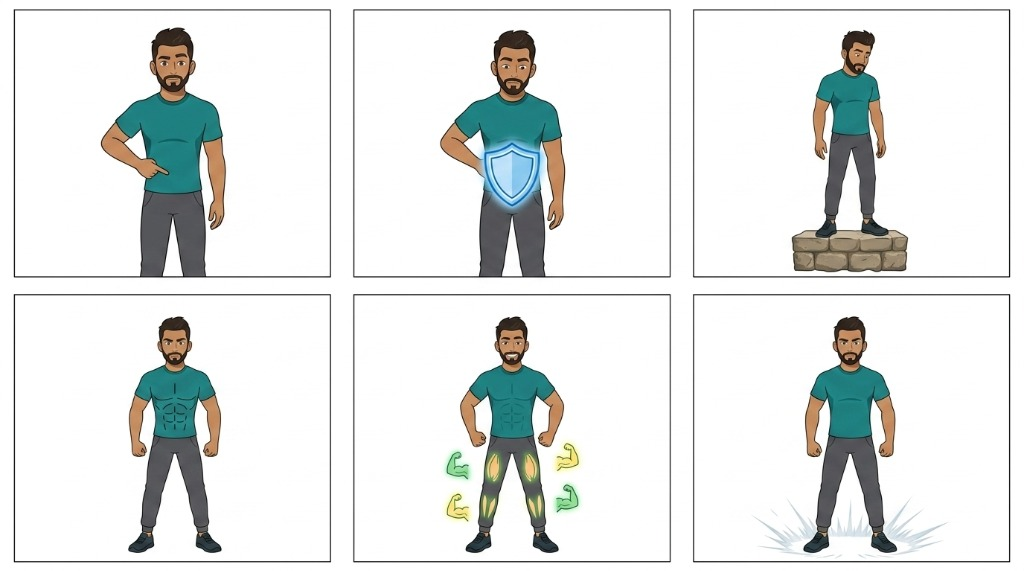
#> input picture test_images/user_test_1_muscles.jpg, 1024 x 571 px; its folder holds only this picture in this run
$ python test_dynamic_border_detection.py
#> lines starting #> are read from the running program, lines starting #| are printed output that depends on the picture; after the words box and inside, x2 and y2 are one past the last pixel; in counts of white or black regions, pixels touching at a corner belong together
#> in test_on_all_images, img is the input picture: shape (571, 1024, 3); mean B, G, R 230.1, 231.5, 228.6
#| Image: user_test_1_muscles.jpg (1024x571)
### experiments/modular_pipeline/m1_panel_extractor.py
"""
Module 1: Dynamic Panel Extractor & Border Stripper
File: experiments/modular_pipeline/m1_panel_extractor.py

Responsibilities:
1. Discovers all panels dynamically from the master image.
2. Sorts panels into standard reading order.
3. Strips the outer border frames to yield pristine interior crops.
"""
import cv2
import numpy as np
from typing import List, Dict, Any

class DynamicPanelExtractor:
    @staticmethod
    def extract_panels(image_bgr: np.ndarray, border_inset: int = 4) -> List[Dict[str, Any]]:
        """
        Dynamically detects panel boxes and extracts border-free interior crops.
        """
#> called with border_inset = 0
        ih, iw = image_bgr.shape[:2]

        # Multi-channel ink distance from white
        diff = 255.0 - image_bgr.astype(np.float32)
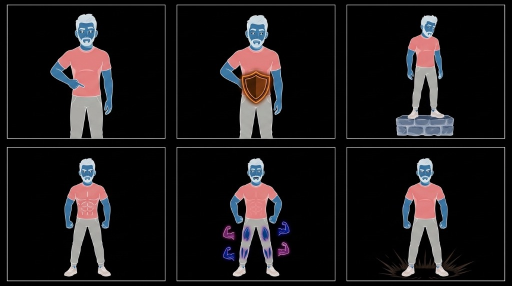
#> diff: shape (571, 1024, 3) float32 (shown at 1/2 size); mean B, G, R 24.9, 23.5, 26.4
        dist_from_white = np.max(diff, axis=2)
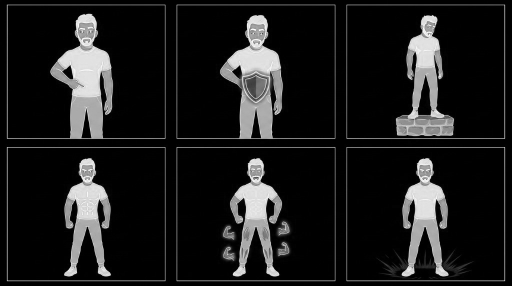
#> dist_from_white: shape (571, 1024) float32 (shown at 1/2 size); min 0, max 255, mean 29.4
        ink_bin = (dist_from_white > 26.0).astype(np.uint8) * 255
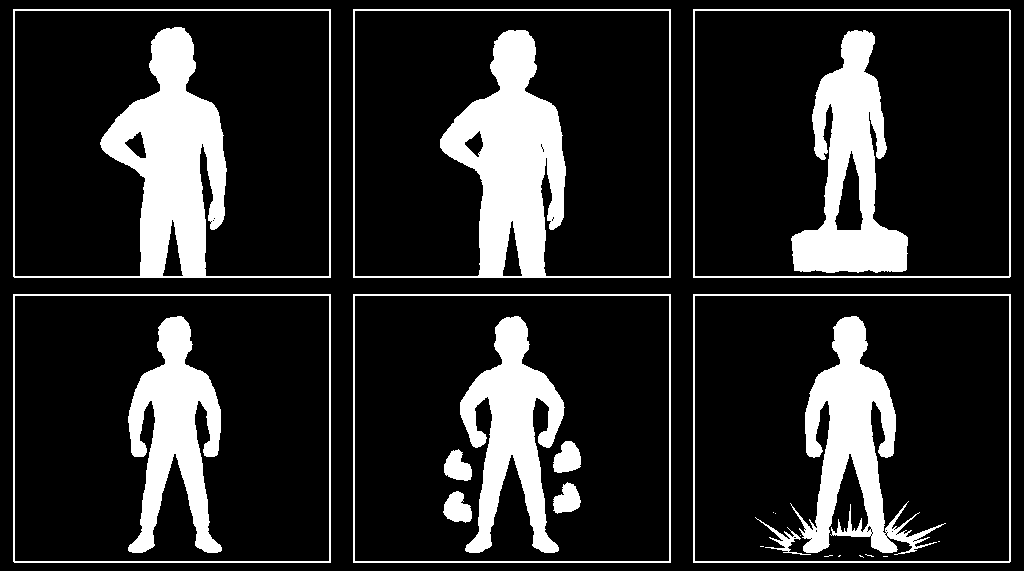
#> ink_bin: shape (571, 1024); 17.1% white; 25 white regions (10 under 20 px), largest, box (x1, y1, x2, y2) and area: (353, 9, 671, 278) 19316, (13, 9, 331, 278) 19136, (791, 30, 908, 273) 13496

        num_cc, cc_labels, cc_stats, _ = cv2.connectedComponentsWithStats(ink_bin)
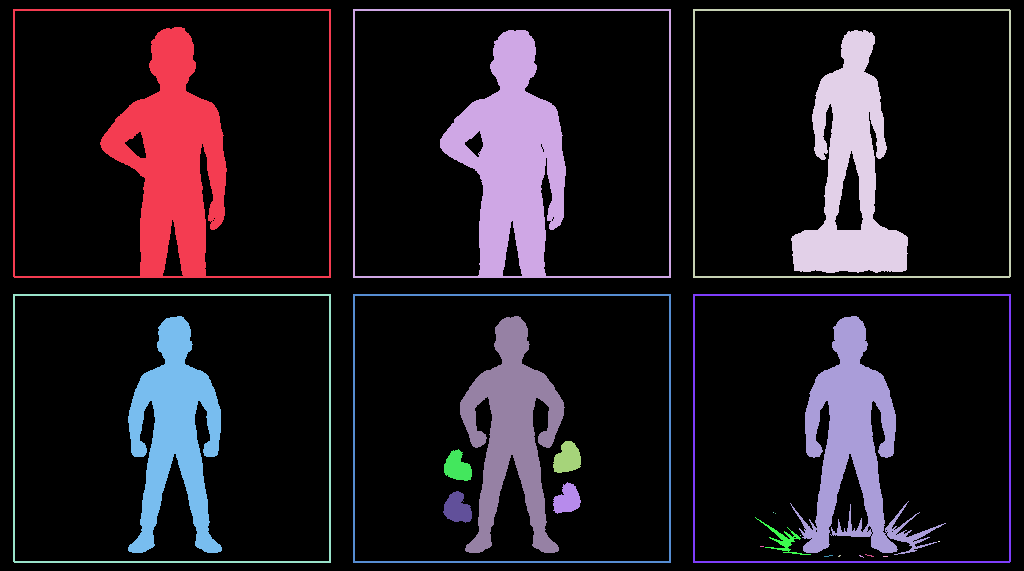
#> cc_labels: shape (571, 1024) int32; 26 distinct labels, from 0 to 25; one colour per label, 0 black
#> num_cc = 26; cc_stats = 26 rows, first 6: [0, 0, 1024, 571, 484504], [13, 9, 318, 269, 19136], [353, 9, 318, 269, 19316], [693, 9, 318, 269, 2330], [791, 30, 117, 243, 13496], [13, 294, 318, 269, 2331]

        raw_borders = []
        for i in range(1, num_cc):
            cw = cc_stats[i, cv2.CC_STAT_WIDTH]
            ch = cc_stats[i, cv2.CC_STAT_HEIGHT]
            cx = cc_stats[i, cv2.CC_STAT_LEFT]
            cy = cc_stats[i, cv2.CC_STAT_TOP]
            carea = cc_stats[i, cv2.CC_STAT_AREA]

            # Panel outer border criterion: wide & tall outer rounded rectangle
            if (iw * 0.18 <= cw <= iw * 0.35) and (ih * 0.22 <= ch <= ih * 0.40):
                density = carea / float(cw * ch + 1e-5)
                if density < 0.15:
                    raw_borders.append({
                        "comp_id": i,
                        "bbox": (cx, cy, cw, ch),
                        "cx": cx + cw / 2.0,
                        "cy": cy + ch / 2.0,
                        "area": cw * ch
                    })
#> this loop made 25 passes
#> (cw, ch, cx, cy, carea) on passes 1 to 8: (318, 269, 13, 9, 19136), (318, 269, 353, 9, 19316), (318, 269, 693, 9, 2330), (117, 243, 791, 30, 13496), (318, 269, 13, 294, 2331), (318, 269, 353, 294, 2332), (318, 269, 693, 294, 2331), (94, 237, 128, 316, 11572)
#> after the loop, raw_borders = []

        # Eliminate nested inner boxes: if box A is completely inside box B, drop box A
        borders = []
        for a in raw_borders:
            ax, ay, aw, ah = a["bbox"]
            is_nested = False
            for b in raw_borders:
                if a == b:
                    continue
                bx, by, bw, bh = b["bbox"]
                if bx <= ax and by <= ay and (bx + bw) >= (ax + aw) and (by + bh) >= (ay + ah):
                    # Box A is inside Box B!
                    is_nested = True
                    break
            if not is_nested:
                borders.append(a)
#> this loop made 0 passes
#> after the loop, borders = []

        # Sort panels cleanly into 3 rows (Top, Middle, Bottom) and 4 columns (Left-to-Right)
        if borders:
            row_height = ih / 3.0
            borders.sort(key=lambda b: (int(b["cy"] / row_height), b["cx"]))
        else:
            borders = [{"comp_id": 0, "bbox": (0, 0, iw, ih), "cx": iw/2.0, "cy": ih/2.0}]

        panels = []
        for idx, b in enumerate(borders):
            p_id = idx + 1
            bx, by, bw, bh = b["bbox"]

            # Safe interior coordinates with border stripped
            ix = max(0, bx + border_inset)
            iy = max(0, by + border_inset)
            iw_p = max(10, min(iw - ix, bw - 2 * border_inset))
            ih_p = max(10, min(ih - iy, bh - 2 * border_inset))

            interior_crop = image_bgr[iy:iy+ih_p, ix:ix+iw_p].copy()

            panels.append({
                "id": p_id,
                "outer_bbox": (bx, by, bw, bh),
                "interior_bbox": (ix, iy, iw_p, ih_p),
                "crop": interior_crop,
                "center": (bx + bw / 2.0, by + bh / 2.0),
                "width": iw_p,
                "height": ih_p
            })
#> after the loop, panels = 1 item

        return panels

### experiments/test_dynamic_border_detection.py
"""
Test Dynamic Panel Border Detection & Adaptive Suppression
Tests automatic detection of border lines (thickness, position, or absence of border)
across multiple diverse storyboard images.
"""
import os
import sys
import cv2
import numpy as np

_root = os.path.abspath(os.path.join(os.path.dirname(__file__), '..'))
sys.path.insert(0, os.path.join(_root, 'kivy'))
sys.path.insert(0, os.path.join(_root, 'experiments', 'modular_pipeline'))

from m1_panel_extractor import DynamicPanelExtractor


class DynamicBorderDetector:
    """
    Intelligently detects and measures outer box border lines for any panel crop.
    Computes exact per-edge trim offsets (top, bottom, left, right) dynamically.
    If no border exists, trim is 0 (preserves art).
    """

    @staticmethod
    def detect_and_trim_panel_border(panel_crop: np.ndarray, max_scan_ratio: float = 0.12) -> dict:
        """
        Analyzes the perimeter of panel_crop to detect outer border lines.
        Returns:
            {
                "clean_crop": trimmed image without border lines,
                "insets": (trim_top, trim_bottom, trim_left, trim_right),
                "has_border": True/False,
                "border_thickness": approximate detected thickness
            }
        """
        h, w = panel_crop.shape[:2]
        if h < 20 or w < 20:
            return {"clean_crop": panel_crop, "insets": (0, 0, 0, 0), "has_border": False, "border_thickness": 0}

        gray = cv2.cvtColor(panel_crop, cv2.COLOR_BGR2GRAY) if len(panel_crop.shape) == 3 else panel_crop.copy()

        # Calculate ink intensity (distance from white background)
        # Background is typically > 220 in grayscale
        ink_density = (gray < 200).astype(np.float32)

        max_scan_y = max(4, int(h * max_scan_ratio))
        max_scan_x = max(4, int(w * max_scan_ratio))

        # --- 1. Detect TOP border ---
        trim_top = 0
        has_top_border = False
        for y in range(max_scan_y):
            row_density = np.mean(ink_density[y, :])
            # A border line spans a large portion of the row (> 40% dense ink)
            if row_density > 0.40:
                has_top_border = True
                trim_top = y + 1
            elif has_top_border and row_density < 0.20:
                # Border line has ended
                break
        if has_top_border:
            trim_top = min(max_scan_y, trim_top + 2) # 2px safety buffer beyond the line

        # --- 2. Detect BOTTOM border ---
        trim_bottom = 0
        has_bottom_border = False
        for y_offset in range(max_scan_y):
            y = h - 1 - y_offset
            row_density = np.mean(ink_density[y, :])
            if row_density > 0.40:
                has_bottom_border = True
                trim_bottom = y_offset + 1
            elif has_bottom_border and row_density < 0.20:
                break
        if has_bottom_border:
            trim_bottom = min(max_scan_y, trim_bottom + 2)

        # --- 3. Detect LEFT border ---
        trim_left = 0
        has_left_border = False
        for x in range(max_scan_x):
            col_density = np.mean(ink_density[:, x])
            if col_density > 0.40:
                has_left_border = True
                trim_left = x + 1
            elif has_left_border and col_density < 0.20:
                break
        if has_left_border:
            trim_left = min(max_scan_x, trim_left + 2)

        # --- 4. Detect RIGHT border ---
        trim_right = 0
        has_right_border = False
        for x_offset in range(max_scan_x):
            x = w - 1 - x_offset
            col_density = np.mean(ink_density[:, x])
            if col_density > 0.40:
                has_right_border = True
                trim_right = x_offset + 1
            elif has_right_border and col_density < 0.20:
                break
        if has_right_border:
            trim_right = min(max_scan_x, trim_right + 2)

        has_any_border = has_top_border or has_bottom_border or has_left_border or has_right_border

        # Apply trims safely
        y1 = trim_top
        y2 = h - trim_bottom if trim_bottom > 0 else h
        x1 = trim_left
        x2 = w - trim_right if trim_right > 0 else w

        if y2 <= y1 or x2 <= x1:
            clean_crop = panel_crop.copy()
            insets = (0, 0, 0, 0)
        else:
            clean_crop = panel_crop[y1:y2, x1:x2].copy()
            insets = (trim_top, trim_bottom, trim_left, trim_right)

        avg_thickness = int(np.mean([t for t in insets if t > 0])) if any(insets) else 0

        return {
            "clean_crop": clean_crop,
            "insets": insets,
            "has_border": has_any_border,
            "border_thickness": avg_thickness
        }


def test_on_all_images():
    test_dir = os.path.join(_root, 'test_images')
    out_debug_dir = os.path.join(_root, 'experiments', 'results', 'debug_dynamic_border')
    os.makedirs(out_debug_dir, exist_ok=True)

    images = [f for f in os.listdir(test_dir) if f.lower().endswith(('.jpg', '.jpeg', '.png'))]
    print(f"Testing Dynamic Border Detection on {len(images)} images...")

    for img_name in images:
        img_path = os.path.join(test_dir, img_name)
        img = cv2.imread(img_path)
        if img is None:
            continue

        base_name = os.path.splitext(img_name)[0]
        print(f"\n=======================================================")
        print(f"Image: {img_name} ({img.shape[1]}x{img.shape[0]})")

        raw_panels = DynamicPanelExtractor.extract_panels(img, border_inset=0)
#> raw_panels = 1 item
        print(f"  • Extracted {len(raw_panels)} raw candidate panels.")
#|   • Extracted 1 raw candidate panels.

        for p_idx, p in enumerate(raw_panels):
            crop = p["crop"]
            res = DynamicBorderDetector.detect_and_trim_panel_border(crop)
            insets = res["insets"]
            has_b = res["has_border"]
            th = res["border_thickness"]
            clean_crop = res["clean_crop"]

            print(f"    - Panel {p_idx+1:02d}: size={crop.shape[1]}x{crop.shape[0]} | Has Border: {has_b} | Insets (T,B,L,R) = {insets} | Clean Size: {clean_crop.shape[1]}x{clean_crop.shape[0]}")

            orig_h, orig_w = crop.shape[:2]
            cl_h, cl_w = clean_crop.shape[:2]

            comp_h = max(orig_h, cl_h)
            canvas_comp = np.full((comp_h, orig_w + cl_w + 30, 3), 240, dtype=np.uint8)
            canvas_comp[:orig_h, :orig_w] = crop
            canvas_comp[:cl_h, orig_w + 30 : orig_w + 30 + cl_w] = clean_crop

            cv2.putText(canvas_comp, f"RAW (Border Detected: {has_b})", (10, 25), cv2.FONT_HERSHEY_SIMPLEX, 0.6, (0, 0, 255), 2)
            cv2.putText(canvas_comp, f"CLEAN (Insets: {insets})", (orig_w + 40, 25), cv2.FONT_HERSHEY_SIMPLEX, 0.6, (0, 150, 0), 2)

            out_fn = os.path.join(out_debug_dir, f"{base_name}_panel_{p_idx+1:02d}_border_diff.png")
            cv2.imwrite(out_fn, canvas_comp)
#> this loop made 1 pass
#> (p_idx, h in detect_and_trim_panel_border, w in detect_and_trim_panel_border, max_scan_y in detect_and_trim_panel_border, max_scan_x in detect_and_trim_panel_border) on pass 1: (0, 571, 1024, 68, 122)
#> (printed output is left out)
#> pass 1, in detect_and_trim_panel_border, `ink_density = (gray < 200).astype(np.float32)`:
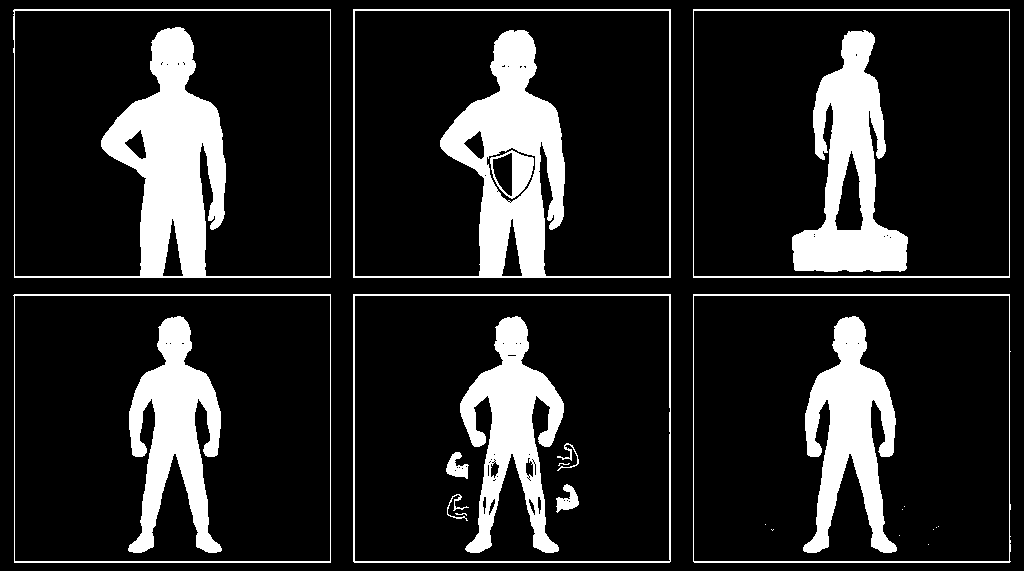
#> ink_density: shape (571, 1024) float32; values 0 (black) and 1 (white), 15.7% white; 26 white regions (11 under 20 px), largest, box (x1, y1, x2, y2) and area: (13, 9, 331, 278) 18372, (353, 9, 671, 278) 17073, (792, 30, 908, 272) 13188
#> pass 1, in detect_and_trim_panel_border, `clean_crop = panel_crop[y1:y2, x1:x2].copy()`:
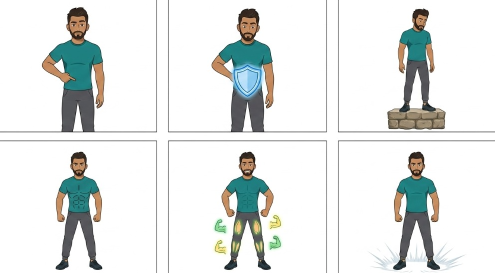
#> clean_crop: shape (546, 990, 3) (shown at 1/2 size); mean B, G, R 229.6, 231.1, 228
#> after the loop:
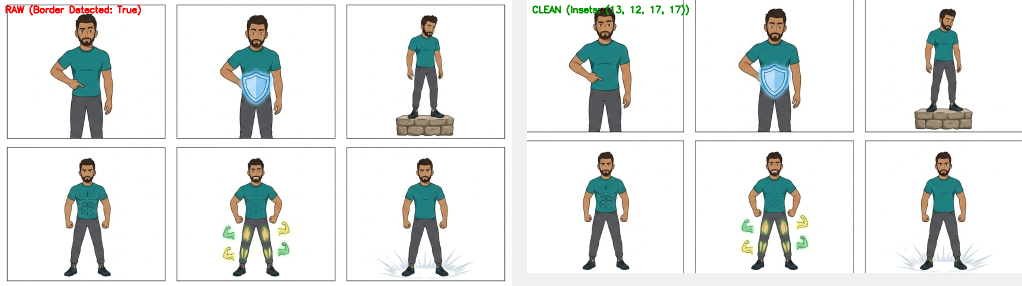
#> canvas_comp: shape (571, 2044, 3) (shown at 1/2 size); mean of channels 0, 1, 2 229.4, 231, 228.4; drawn as B, G, R

    print(f"\n[Done] All visual comparison files saved to: {out_debug_dir}")
#| [Done] All visual comparison files saved to: experiments/results/debug_dynamic_border

if __name__ == "__main__":
    test_on_all_images()

$ run again, on test_images/user_test_2_padlock_numbered.jpg
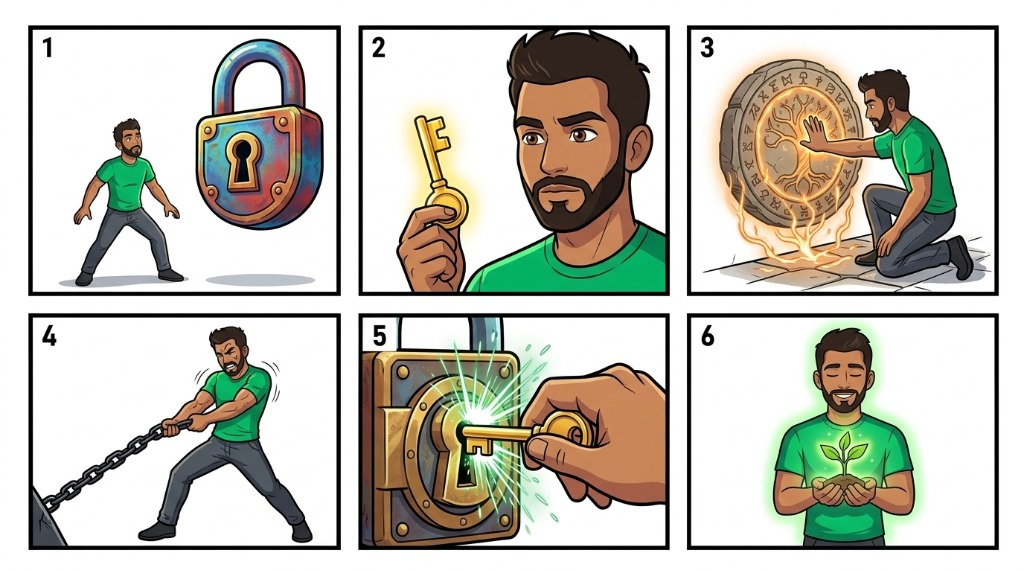
#> input picture test_images/user_test_2_padlock_numbered.jpg, 1024 x 571 px
#> in test_on_all_images, img is the input picture: shape (571, 1024, 3); mean B, G, R 182.6, 193.4, 194.9
#| Image: user_test_2_padlock_numbered.jpg (1024x571)
#> ink_bin: shape (571, 1024); 42.1% white; 24 white regions, largest, box (x1, y1, x2, y2) and area: (358, 313, 670, 550) 55746, (687, 25, 999, 296) 53293, (358, 25, 670, 296) 51367
#> in extract_panels, `num_cc, cc_labels, cc_stats, _ = cv2.connectedComponentsWithStats(ink_..`:
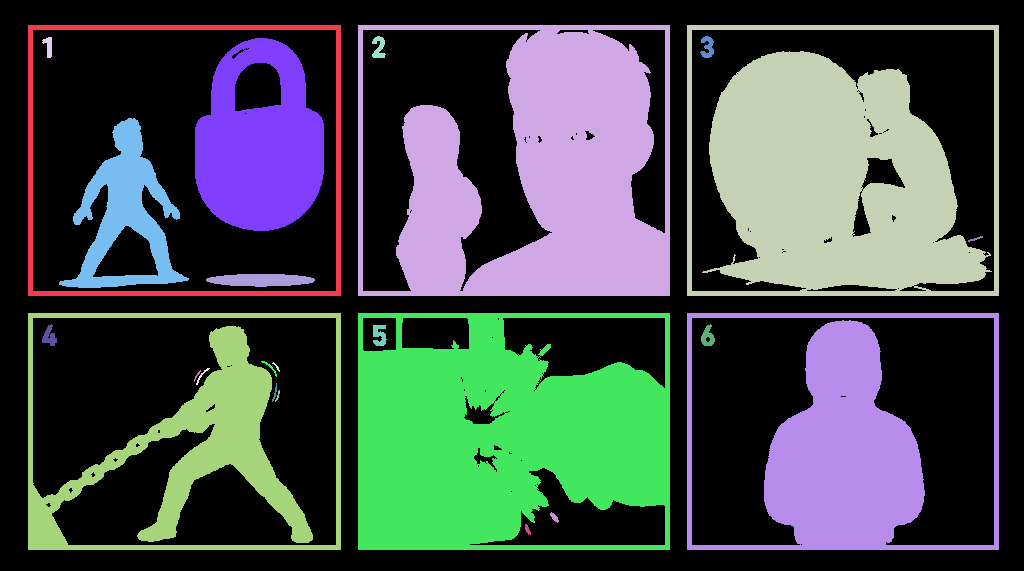
#> cc_labels: shape (571, 1024) int32; 25 distinct labels, from 0 to 24; one colour per label, 0 black
#> num_cc = 25; cc_stats = 25 rows, first 6: [0, 0, 1024, 571, 338655], [28, 25, 313, 271, 5740], [358, 25, 312, 271, 51367], [687, 25, 312, 271, 53293], [42, 37, 10, 21, 123], [372, 36, 14, 22, 187]
#> the loop in extract_panels, `for i in range(1, num_cc):` made 24 passes
#> (cw, ch, cx, cy, carea) on passes 1 to 8: (313, 271, 28, 25, 5740), (312, 271, 358, 25, 51367), (312, 271, 687, 25, 53293), (10, 21, 42, 37, 123), (14, 22, 372, 36, 187), (14, 22, 700, 36, 189), (129, 193, 195, 38, 17673), (130, 170, 59, 118, 8300)
#> after the loop in extract_panels, `for i in range(1, num_cc):`: raw_borders = []
#> after the loop in extract_panels, `for idx, b in enumerate(borders):`: panels = 1 item
#|   • Extracted 1 raw candidate panels.
#> the loop in test_on_all_images, `for p_idx, p in enumerate(raw_panels):` made 1 pass
#> (p_idx, h in detect_and_trim_panel_border, w in detect_and_trim_panel_border, max_scan_y in detect_and_trim_panel_border, max_scan_x in detect_and_trim_panel_border) on pass 1: (0, 571, 1024, 68, 122)
#> (printed output is left out)
#> after the loop in test_on_all_images, `for p_idx, p in enumerate(raw_panels):`:
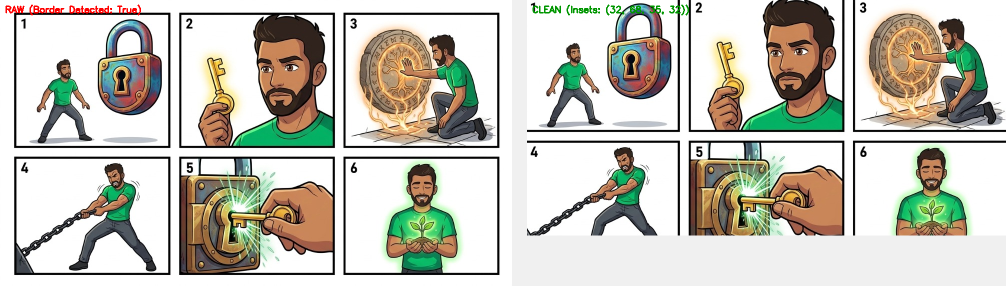
#> canvas_comp: shape (571, 2011, 3) (shown at 1/2 size); mean of channels 0, 1, 2 184.3, 195.3, 197.2; drawn as B, G, R
#| [Done] All visual comparison files saved to: experiments/results/debug_dynamic_border
